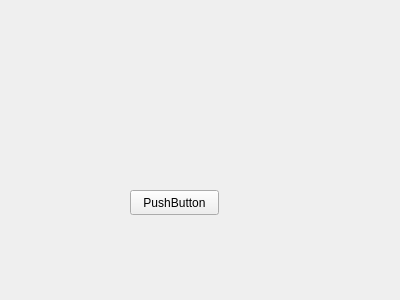
<?xml version="1.0" encoding="UTF-8"?>
<ui version="4.0">
 <class>Form</class>
 <widget class="QWidget" name="Form">
  <property name="geometry">
   <rect>
    <x>0</x>
    <y>0</y>
    <width>400</width>
    <height>300</height>
   </rect>
  </property>
  <property name="windowTitle">
   <string>Form</string>
  </property>
  <widget class="QPushButton" name="pushButton">
   <property name="geometry">
    <rect>
     <x>130</x>
     <y>190</y>
     <width>89</width>
     <height>25</height>
    </rect>
   </property>
   <property name="text">
    <string>PushButton</string>
   </property>
  </widget>
 </widget>
 <resources/>
 <connections/>
</ui>
